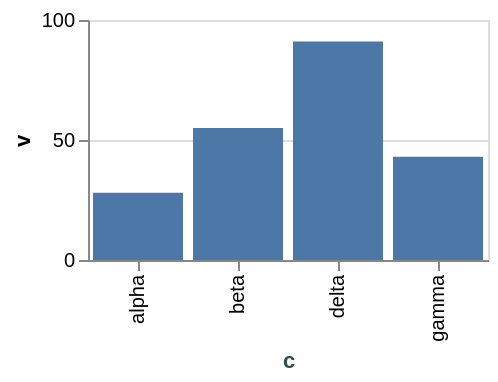

Vega-Lite specification stored for this chart:
### Vega-Lite specification from a JSON file in a GitHub repository (floating-point values rounded to 4 significant figures)
{"$schema": "https://vega.github.io/schema/vega-lite/v6.json", "width": 200, "height": 120, "data": {"values": [{"c": "alpha", "v": 28, "w": 3, "t": "2024-01-07"}, {"c": "beta", "v": 55, "w": 7, "t": "2024-03-19"}, {"c": "gamma", "v": 43, "w": 5, "t": "2024-06-02"}, {"c": "delta", "v": 91, "w": 9, "t": "2024-09-11"}]}, "mark": "bar", "encoding": {"x": {"field": "c", "type": "nominal", "axis": {"titleColor": "darkslategray"}}, "y": {"field": "v", "type": "quantitative"}}}
